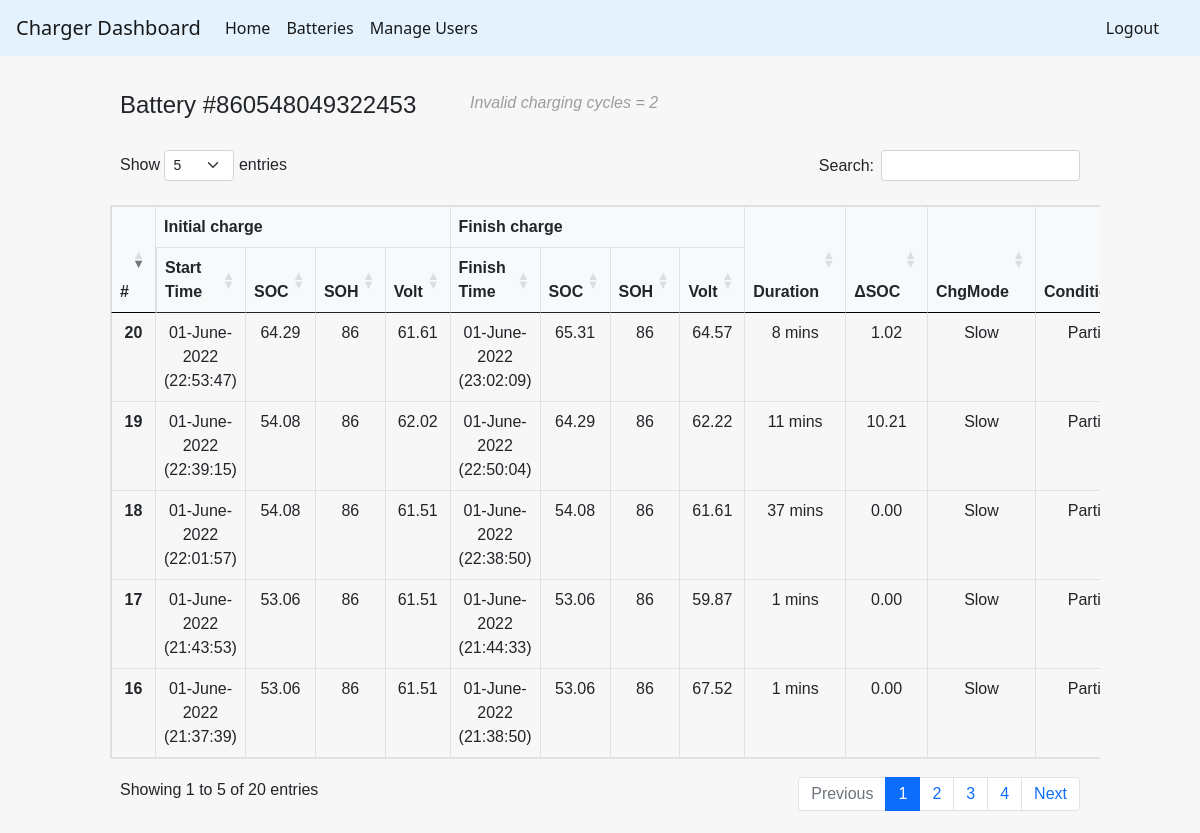
Page /connectedBatteries/860548049322453 (signed in) on the committed database.
### tables this page shows
CREATE TABLE charger_s2 (
    id integer primary key autoincrement,
    productId INTEGER,
    Status INTEGER,
    SN TEXT,
    Time TEXT,
    SoC INTEGER,
    SoH INTEGER,
    Volt REAL
    , chargeMode INTEGER);

### flaskWebsite.py (the view)
@app.route('/connectedBatteries/<battSN>')
def singleBattery(battSN):
    if "username" in session:
        con = sqlite3.connect(dbName)
        cur = con.cursor()
        table_list = [a for a in cur.execute("SELECT name FROM sqlite_master WHERE type = 'table'")]
        batteryName = "Battery #" + str(battSN)
        lenIndex = [ [0] for i in range(2)]
        cur.execute("SELECT * FROM charger_s1 WHERE SN = ?", (battSN,))
        lenIndex[0] = len(cur.fetchall())
        cur.execute("SELECT * FROM charger_s2 WHERE SN = ?", (battSN,))
        lenIndex[1] = len(cur.fetchall())
        s1data = [ dict() for i in range(lenIndex[0]+1)]
        s2data = [ dict() for i in range(lenIndex[1]+1)]
        battData = [ dict() for i in range(lenIndex[0]+lenIndex[1])]
        loopCount = 0
        for row in cur.execute("SELECT * FROM charger_s1 WHERE SN = ?", (battSN,)):
            s1data[loopCount]['stat'] = row[2]
            s1data[loopCount]['time'] = row[4]
            s1data[loopCount]['soc'] = row[5]
            s1data[loopCount]['soh'] = row[6]
            s1data[loopCount]['volt'] = row[7]
            s1data[loopCount]['chargeMode'] = row[8]
            loopCount += 1
        loopCount = 0
        for row in cur.execute("SELECT * FROM charger_s2 WHERE SN = ?", (battSN,)):
            s2data[loopCount]['stat'] = row[2]
            s2data[loopCount]['time'] = row[4]
            s2data[loopCount]['soc'] = row[5]
            s2data[loopCount]['soh'] = row[6]
            s2data[loopCount]['volt'] = row[7]
            s2data[loopCount]['chargeMode'] = row[8]
            loopCount += 1
        validChargingCycle = 0
        invalidChargingCycle = 0
        for i in s1data:
            print(i)
        for i in range(lenIndex[0]-1):
            space = 1
            if s1data[i]['stat'] == 1:
                if s1data[i+1]['stat'] == 1:
                    chargeCondition = 'Partial'
                elif s1data[i+1]['stat'] == 2:
                    chargeCondition = 'Full'
                elif s1data[i+1]['stat'] == 0:
                    chargeCondition = 'Partial'
                elif s1data[i+1]['stat'] == -1:
                    invalidChargingCycle+=1
                    continue
                battData[validChargingCycle]['condition'] = chargeCondition
                battData[validChargingCycle]['init_soc']  = s1data[i]['soc']
                battData[validChargingCycle]['init_soh']  = s1data[i]['soh']
                battData[validChargingCycle]['init_volt'] = s1data[i]['volt']
                battData[validChargingCycle]['init_time'] = s1data[i]['time']
                battData[validChargingCycle]['chg_mode']  = s1data[i]['chargeMode']
                battData[validChargingCycle]['fin_soc']   = s1data[i+space]['soc']
                battData[validChargingCycle]['fin_soh']   = s1data[i+space]['soh']
                battData[validChargingCycle]['fin_volt']  = s1data[i+space]['volt']
                battData[validChargingCycle]['fin_time']  = s1data[i+space]['time']
                validChargingCycle += 1
        for i in range(lenIndex[1]-1):
            exit = 0
            space = 1
            if s2data[i]['stat'] == 1:
                if s2data[i+1]['stat'] == 1:
                    chargeCondition = 'Partial'
                elif s2data[i+1]['stat'] == 2:
                    chargeCondition = 'Full'
                elif s2data[i+1]['stat'] == 0:
                    chargeCondition = 'Partial'
                elif s2data[i+1]['stat'] == -1:
                    invalidChargingCycle+=1
                    continue
                battData[validChargingCycle]['condition'] = chargeCondition
                battData[validChargingCycle]['init_soc']  = s2data[i]['soc']
                battData[validChargingCycle]['init_soh']  = s2data[i]['soh']
                battData[validChargingCycle]['init_volt'] = s2data[i]['volt']
                battData[validChargingCycle]['init_time'] = s2data[i]['time']
                battData[validChargingCycle]['chg_mode']  = s2data[i]['chargeMode']
                battData[validChargingCycle]['fin_soc']   = s2data[i+space]['soc']
                battData[validChargingCycle]['fin_soh']   = s2data[i+space]['soh']
                battData[validChargingCycle]['fin_volt']  = s2data[i+space]['volt']
                battData[validChargingCycle]['fin_time']  = s2data[i+space]['time']
                validChargingCycle += 1
        for i in range(validChargingCycle):
            battData[i]['delta_soc'] = battData[i]['fin_soc'] - battData[i]['init_soc']
            try:
                dateStart = datetime.strptime(battData[i]['init_time'], '%y/%m/%d,%H:%M:%S')
                dateFinish = datetime.strptime(battData[i]['fin_time'], '%y/%m/%d,%H:%M:%S')
                duration = (dateFinish - dateStart).total_seconds()
                if (duration < 3600):
                    durationString = "{:.0f} mins".format((duration % 3600) / 60)
                else:
                    durationString = "{} hrs {:.0f} mins".format(math.floor(duration / 3600), (duration % 3600) / 60)
                battData[i]['delta_time'] = durationString
                battData[i]['init_time'] = dateStart.strftime("%d-%B-%Y (%H:%M:%S)")
                battData[i]['fin_time'] = dateFinish.strftime("%d-%B-%Y (%H:%M:%S)")
            except:
                battData[i]['init_time'] = '-'
                battData[i]['fin_time'] = '-'
                battData[i]['delta_time'] = '-'
        cur.close()
        con.close()
        print("inv:{}".format(invalidChargingCycle))
        return render_template('displayOneBattery.html', lenValid=validChargingCycle, lenInvalid=invalidChargingCycle, batt_data=battData, batt_sn=battSN)
    else:
        return redirect(url_for('login'))

### templates/displayOneBattery.html (shortened to what this page needs)
{% extends "base.html" %}
{% block styles %}
<link rel= "stylesheet" type= "text/css" href= "{{ url_for('static',filename='styles/main.css') }}">
<link rel= "stylesheet" type= "text/css" href= "{{ url_for('static',filename='styles/addon_displayOneBattery.css') }}">
{% endblock %}
{% block content %}
<div class="container-fluid">
    <div class="row" style="margin-top: 15px; margin-bottom:0; padding-bottom:0; margin-left:0">
        <div class="col-sm battsn-col-width">
            <h4 style="margin:0; padding:0">Battery #{{ batt_sn }}</h4>
        </div>
        <div class="col-sm">
            <i style="margin-right:20px; color:#9d9d9d">Invalid charging cycles = {{ lenInvalid }}</i>
        </div>
    </div>
    <div class="row" style="margin:0; padding:0">
        <div class="table-responsive" style="margin:0; padding:0">
            <table id="batt" class="table table-bordered">
                <thead style="background-color: #f8f9fa">
                    <tr>
                        <th scope="col" rowspan = "2" style="border-bottom: 1px solid #000000;">#</th>
                        <th scope="col" colspan = "4">Initial charge</th>
                        <th scope="col" colspan = "4">Finish charge</th>
                        <th scope="col" rowspan = "2" style="border-bottom: 1px solid #000000;">Duration</th>
                        <th scope="col" rowspan = "2" style="border-bottom: 1px solid #000000;">ΔSOC</th>
                        <th scope="col" rowspan = "2" style="border-bottom: 1px solid #000000;">ChgMode</th>
                        <th scope="col" rowspan = "2" style="border-bottom: 1px solid #000000;">Condition</th>
                    </tr>
                    <tr>
                        <th scope="col">Start Time</th>
                        <th scope="col">SOC</th>
                        <th scope="col">SOH</th>
                        <th scope="col">Volt</th>
                        <th scope="col">Finish Time</th>
                        <th scope="col">SOC</th>
                        <th scope="col">SOH</th>
                        <th scope="col">Volt</th>
                    </tr>
                </thead>
                <tbody>
                    {% for x in range (0,lenValid) %}
                    <tr>
                        <th scope="row"> {{ x + 1 }}</th>
                        <td>{{ batt_data[x]['init_time'] }}</td>
                        <td>{{ batt_data[x]['init_soc'] }}</td>
                        <td>{{ batt_data[x]['init_soh'] }}</td>
                        <td>{{ batt_data[x]['init_volt'] }}</td>
                        <td>{{ batt_data[x]['fin_time'] }}</td>
                        <td>
                            {% if batt_data[x]['condition'] == "Full" %}
                                100
                            {% else %}
                                {{ batt_data[x]['fin_soc'] }}
                            {% endif %}
                        </td>
                        <td>{{ batt_data[x]['fin_soh'] }}</td>
                        <td>{{ batt_data[x]['fin_volt'] }}</td>
                        <td>{{ batt_data[x]['delta_time'] }}</td>
                        <td>
                            {% if batt_data[x]['condition'] == "Full" %}
                                {% set dispDeltaSoc = 100 - batt_data[x]['init_soc'] %}
                            {% else %}
                                {% set dispDeltaSoc = batt_data[x]['delta_soc'] %}
                            {% endif %}
                            {{'%0.2f'| format(dispDeltaSoc|float)}}
                        </td>
                        <td>
                            {% if batt_data[x]['chg_mode'] == 0 %}
                                Slow
                            {% else %}
                                Fast
                            {% endif %}
                        </td>
                        <td>{{ batt_data[x]['condition'] }}</td>
                    </tr>
                    {% endfor %}
                </tbody>
            </table>
        </div>
    </div>
</div>
{% endblock %}

### static/styles/main.css (style rules this page uses)
body { background-color: #f7f7f7; }
.container-fluid { padding: 0 100px; font-family: 'Quicksand', sans-serif; font-size: 16px; }

### static/styles/addon_displayOneBattery.css (style rules this page uses)
body { margin: 0; }
.container-fluid div { padding: 10px; }
.table-bordered { text-align: center; }
th { border-top: 1px solid #dddddd; border-bottom: 1px solid #dddddd; border-right: 1px solid #dddddd; }
th:first-child { border-left: 1px solid #dddddd; }
.battsn-col-width { -ms-flex: 0 0 350px; flex: 0 0 350px; padding-bottom:0px; padding-top:0px; text-align: left; }

### rows in the picture
charger_s2: SoC "53.06", Volt "61.51"
charger_s2: SoC "53.06", Volt "67.52"
charger_s2: SoC "53.06", Volt "61.51"
charger_s2: SoC "53.06", Volt "59.87"
charger_s2: SoC "54.08", Volt "61.51"
charger_s2: SoC "54.08", Volt "61.61"
charger_s2: SoC "54.08", Volt "62.02"
charger_s2: SoC "64.29", Volt "62.22"
charger_s2: SoC "64.29", Volt "61.61"
charger_s2: SoC "65.31", Volt "64.57"

### other values in the picture
{{ batt_sn }} "860548049322453"
{{ lenInvalid }} "2"
{{ x + 1 }} "16" "17" "18" "19" "20"
{{ batt_data[x]['init_time'] }} "01-June-2022 (21:37:39)" "01-June-2022 (21:43:53)" "01-June-2022 (22:01:57)" "01-June-2022 (22:39:15)" "01-June-2022 (22:53:47)"
{{ batt_data[x]['init_soh'] }} "86" "86" "86" "86" "86"
{{ batt_data[x]['fin_time'] }} "01-June-2022 (21:38:50)" "01-June-2022 (21:44:33)" "01-June-2022 (22:38:50)" "01-June-2022 (22:50:04)" "01-June-2022 (23:02:09)"
{{ batt_data[x]['fin_soh'] }} "86" "86" "86" "86" "86"
{{ batt_data[x]['delta_time'] }} "1 mins" "1 mins" "37 mins" "11 mins" "8 mins"
{{ '%0.2f'| format(dispDeltaSoc|float) }} "0.00" "0.00" "0.00" "10.21" "1.02"
